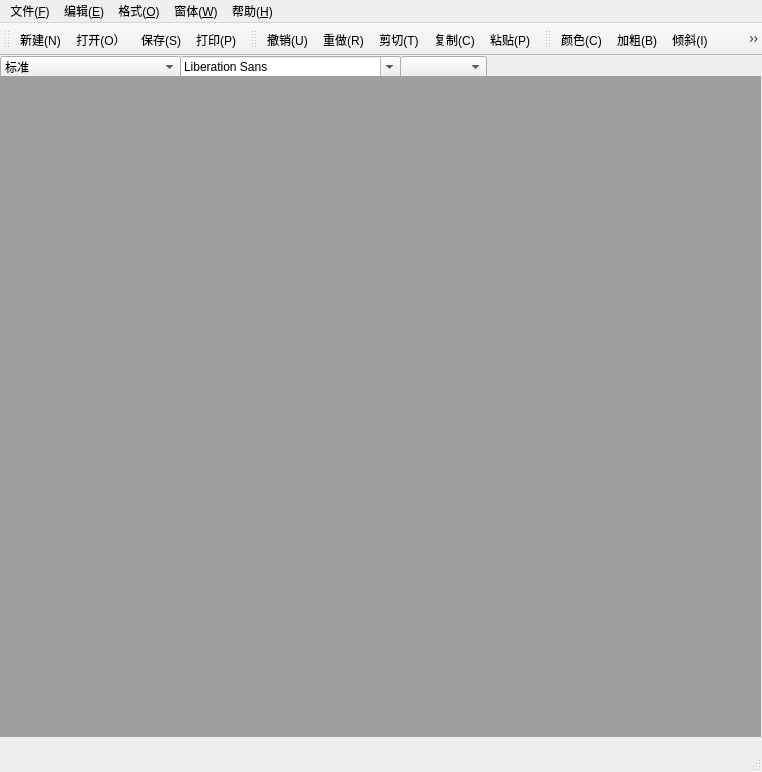
<?xml version="1.0" encoding="UTF-8"?>
<ui version="4.0">
 <class>MainWindow</class>
 <widget class="QMainWindow" name="MainWindow">
  <property name="geometry">
   <rect>
    <x>0</x>
    <y>0</y>
    <width>762</width>
    <height>772</height>
   </rect>
  </property>
  <property name="windowTitle">
   <string>我的WPS</string>
  </property>
  <widget class="QWidget" name="centralWidget">
   <widget class="QComboBox" name="comboBox">
    <property name="geometry">
     <rect>
      <x>0</x>
      <y>0</y>
      <width>181</width>
      <height>22</height>
     </rect>
    </property>
    <item>
     <property name="text">
      <string>标准</string>
     </property>
    </item>
    <item>
     <property name="text">
      <string>项目符号(●)</string>
     </property>
    </item>
    <item>
     <property name="text">
      <string>项目符号(○)</string>
     </property>
    </item>
    <item>
     <property name="text">
      <string>项目符号(■)</string>
     </property>
    </item>
    <item>
     <property name="text">
      <string>项目符号(1.2.3.)</string>
     </property>
    </item>
    <item>
     <property name="text">
      <string>项目符号(a.b.c.)</string>
     </property>
    </item>
    <item>
     <property name="text">
      <string>项目符号(A.B.C.)</string>
     </property>
    </item>
    <item>
     <property name="text">
      <string>项目符号(i.ii.iii.)</string>
     </property>
    </item>
    <item>
     <property name="text">
      <string>项目符号(I.II.III.)</string>
     </property>
    </item>
   </widget>
   <widget class="QFontComboBox" name="fontComboBox">
    <property name="geometry">
     <rect>
      <x>180</x>
      <y>0</y>
      <width>221</width>
      <height>22</height>
     </rect>
    </property>
   </widget>
   <widget class="QComboBox" name="sizeComboBox">
    <property name="geometry">
     <rect>
      <x>400</x>
      <y>0</y>
      <width>87</width>
      <height>22</height>
     </rect>
    </property>
   </widget>
   <widget class="QMdiArea" name="mdiArea">
    <property name="geometry">
     <rect>
      <x>0</x>
      <y>20</y>
      <width>761</width>
      <height>661</height>
     </rect>
    </property>
    <property name="toolTipDuration">
     <number>-5</number>
    </property>
   </widget>
  </widget>
  <widget class="QMenuBar" name="menuBar">
   <property name="geometry">
    <rect>
     <x>0</x>
     <y>0</y>
     <width>762</width>
     <height>21</height>
    </rect>
   </property>
   <widget class="QMenu" name="menu_F">
    <property name="title">
     <string>文件(&amp;F)</string>
    </property>
    <addaction name="newAction"/>
    <addaction name="openAction"/>
    <addaction name="saveAction"/>
    <addaction name="saveAsAction"/>
    <addaction name="printAction"/>
    <addaction name="printPreviewAction"/>
    <addaction name="exitAction"/>
   </widget>
   <widget class="QMenu" name="menu_E">
    <property name="title">
     <string>编辑(&amp;E)</string>
    </property>
    <addaction name="undoAction"/>
    <addaction name="redoAction"/>
    <addaction name="cutAction"/>
    <addaction name="copyAction"/>
    <addaction name="pasteAction"/>
   </widget>
   <widget class="QMenu" name="menu_O">
    <property name="title">
     <string>格式(&amp;O)</string>
    </property>
    <widget class="QMenu" name="menu_D">
     <property name="title">
      <string>字体(D)</string>
     </property>
     <addaction name="boldAction"/>
     <addaction name="italicAction"/>
     <addaction name="underlineAction"/>
    </widget>
    <widget class="QMenu" name="menu">
     <property name="title">
      <string>段落</string>
     </property>
     <addaction name="leftAlignAction"/>
     <addaction name="centerAction"/>
     <addaction name="rightAlignAction"/>
     <addaction name="justifyAction"/>
    </widget>
    <addaction name="menu_D"/>
    <addaction name="menu"/>
    <addaction name="colorAction"/>
   </widget>
   <widget class="QMenu" name="menu_W">
    <property name="title">
     <string>窗体(&amp;W)</string>
    </property>
    <addaction name="closeAction"/>
    <addaction name="closeAllAction"/>
    <addaction name="titleAction"/>
    <addaction name="cascadeAction"/>
    <addaction name="nextAction"/>
    <addaction name="previousAction"/>
   </widget>
   <widget class="QMenu" name="menu_H">
    <property name="title">
     <string>帮助(&amp;H)</string>
    </property>
    <addaction name="aboutAction"/>
   </widget>
   <addaction name="menu_F"/>
   <addaction name="menu_E"/>
   <addaction name="menu_O"/>
   <addaction name="menu_W"/>
   <addaction name="menu_H"/>
  </widget>
  <widget class="QToolBar" name="mainToolBar">
   <attribute name="toolBarArea">
    <enum>TopToolBarArea</enum>
   </attribute>
   <attribute name="toolBarBreak">
    <bool>false</bool>
   </attribute>
   <addaction name="newAction"/>
   <addaction name="openAction"/>
   <addaction name="saveAction"/>
   <addaction name="printAction"/>
  </widget>
  <widget class="QStatusBar" name="statusBar"/>
  <widget class="QToolBar" name="toolBar">
   <property name="windowTitle">
    <string>toolBar</string>
   </property>
   <attribute name="toolBarArea">
    <enum>TopToolBarArea</enum>
   </attribute>
   <attribute name="toolBarBreak">
    <bool>false</bool>
   </attribute>
   <addaction name="undoAction"/>
   <addaction name="redoAction"/>
   <addaction name="cutAction"/>
   <addaction name="copyAction"/>
   <addaction name="pasteAction"/>
  </widget>
  <widget class="QToolBar" name="toolBar_2">
   <property name="windowTitle">
    <string>toolBar_2</string>
   </property>
   <attribute name="toolBarArea">
    <enum>TopToolBarArea</enum>
   </attribute>
   <attribute name="toolBarBreak">
    <bool>false</bool>
   </attribute>
   <addaction name="colorAction"/>
   <addaction name="boldAction"/>
   <addaction name="italicAction"/>
   <addaction name="underlineAction"/>
   <addaction name="separator"/>
   <addaction name="leftAlignAction"/>
   <addaction name="centerAction"/>
   <addaction name="rightAlignAction"/>
   <addaction name="justifyAction"/>
  </widget>
  <action name="newAction">
   <property name="icon">
    <iconset resource="image.qrc">
     <normaloff>:/images/new.png</normaloff>:/images/new.png</iconset>
   </property>
   <property name="text">
    <string>新建(N)</string>
   </property>
   <property name="statusTip">
    <string>创建一个新文档</string>
   </property>
   <property name="shortcut">
    <string>Ctrl+N</string>
   </property>
  </action>
  <action name="openAction">
   <property name="icon">
    <iconset resource="image.qrc">
     <normaloff>:/images/fileopen.png</normaloff>:/images/fileopen.png</iconset>
   </property>
   <property name="text">
    <string>打开(O）</string>
   </property>
   <property name="statusTip">
    <string>打开一个已存在的文档</string>
   </property>
   <property name="shortcut">
    <string>Ctrl+O</string>
   </property>
  </action>
  <action name="saveAction">
   <property name="icon">
    <iconset resource="image.qrc">
     <normaloff>:/images/save.png</normaloff>:/images/save.png</iconset>
   </property>
   <property name="text">
    <string>保存(S)</string>
   </property>
   <property name="statusTip">
    <string>将当前的文档存盘</string>
   </property>
   <property name="shortcut">
    <string>Ctrl+S</string>
   </property>
  </action>
  <action name="saveAsAction">
   <property name="text">
    <string>另存为(A)...</string>
   </property>
   <property name="statusTip">
    <string>以一个新名字保存文档</string>
   </property>
  </action>
  <action name="printAction">
   <property name="icon">
    <iconset resource="image.qrc">
     <normaloff>:/images/print.png</normaloff>:/images/print.png</iconset>
   </property>
   <property name="text">
    <string>打印(P)...</string>
   </property>
   <property name="statusTip">
    <string>打印输出文档</string>
   </property>
   <property name="shortcut">
    <string>Ctrl+P</string>
   </property>
  </action>
  <action name="printPreviewAction">
   <property name="text">
    <string>打印预览...</string>
   </property>
   <property name="statusTip">
    <string>预览打印效果</string>
   </property>
  </action>
  <action name="exitAction">
   <property name="text">
    <string>退出</string>
   </property>
   <property name="statusTip">
    <string>退出应用程序</string>
   </property>
  </action>
  <action name="undoAction">
   <property name="icon">
    <iconset resource="image.qrc">
     <normaloff>:/images/undo.png</normaloff>:/images/undo.png</iconset>
   </property>
   <property name="text">
    <string>撤销(U)</string>
   </property>
   <property name="statusTip">
    <string>撤销当前的操作</string>
   </property>
   <property name="shortcut">
    <string>Ctrl+Z</string>
   </property>
  </action>
  <action name="redoAction">
   <property name="icon">
    <iconset resource="image.qrc">
     <normaloff>:/images/redo.png</normaloff>:/images/redo.png</iconset>
   </property>
   <property name="text">
    <string>重做(R)</string>
   </property>
   <property name="statusTip">
    <string>恢复之前的操作</string>
   </property>
   <property name="shortcut">
    <string>Ctrl+Y</string>
   </property>
  </action>
  <action name="cutAction">
   <property name="icon">
    <iconset resource="image.qrc">
     <normaloff>:/images/cut.png</normaloff>:/images/cut.png</iconset>
   </property>
   <property name="text">
    <string>剪切(T)</string>
   </property>
   <property name="statusTip">
    <string>从文档中裁剪所选的内容，并放入剪切板</string>
   </property>
   <property name="shortcut">
    <string>Ctrl+X</string>
   </property>
  </action>
  <action name="copyAction">
   <property name="icon">
    <iconset resource="image.qrc">
     <normaloff>:/images/copy.png</normaloff>:/images/copy.png</iconset>
   </property>
   <property name="text">
    <string>复制(C)</string>
   </property>
   <property name="statusTip">
    <string>复制所选的内容，并放入剪切板</string>
   </property>
   <property name="shortcut">
    <string>Ctrl+C</string>
   </property>
  </action>
  <action name="pasteAction">
   <property name="icon">
    <iconset resource="image.qrc">
     <normaloff>:/images/paste.png</normaloff>:/images/paste.png</iconset>
   </property>
   <property name="text">
    <string>粘贴(P)</string>
   </property>
   <property name="statusTip">
    <string>将剪切板的内容粘贴到文档</string>
   </property>
   <property name="shortcut">
    <string>Ctrl+V</string>
   </property>
  </action>
  <action name="colorAction">
   <property name="icon">
    <iconset resource="image.qrc">
     <normaloff>:/images/color.ico</normaloff>:/images/color.ico</iconset>
   </property>
   <property name="text">
    <string>颜色(C)...</string>
   </property>
   <property name="statusTip">
    <string>设置文字颜色</string>
   </property>
  </action>
  <action name="boldAction">
   <property name="checkable">
    <bool>true</bool>
   </property>
   <property name="icon">
    <iconset resource="image.qrc">
     <normaloff>:/images/bold.png</normaloff>:/images/bold.png</iconset>
   </property>
   <property name="text">
    <string>加粗(B)</string>
   </property>
   <property name="statusTip">
    <string>将所选文字加粗</string>
   </property>
   <property name="shortcut">
    <string>Ctrl+B</string>
   </property>
  </action>
  <action name="italicAction">
   <property name="checkable">
    <bool>true</bool>
   </property>
   <property name="icon">
    <iconset resource="image.qrc">
     <normaloff>:/images/italic.png</normaloff>:/images/italic.png</iconset>
   </property>
   <property name="text">
    <string>倾斜(I)</string>
   </property>
   <property name="statusTip">
    <string>将所选文字用斜体显示</string>
   </property>
   <property name="shortcut">
    <string>Ctrl+I</string>
   </property>
  </action>
  <action name="underlineAction">
   <property name="checkable">
    <bool>true</bool>
   </property>
   <property name="icon">
    <iconset resource="image.qrc">
     <normaloff>:/images/under.png</normaloff>:/images/under.png</iconset>
   </property>
   <property name="text">
    <string>下划线(U)</string>
   </property>
   <property name="statusTip">
    <string>将所选文字加下划线</string>
   </property>
   <property name="shortcut">
    <string>Ctrl+U</string>
   </property>
  </action>
  <action name="leftAlignAction">
   <property name="icon">
    <iconset resource="image.qrc">
     <normaloff>:/images/left.png</normaloff>:/images/left.png</iconset>
   </property>
   <property name="text">
    <string>左对齐(L)</string>
   </property>
   <property name="statusTip">
    <string>将文字左对齐</string>
   </property>
   <property name="shortcut">
    <string>Ctrl+L</string>
   </property>
  </action>
  <action name="centerAction">
   <property name="icon">
    <iconset resource="image.qrc">
     <normaloff>:/images/center.png</normaloff>:/images/center.png</iconset>
   </property>
   <property name="text">
    <string>居中(C)</string>
   </property>
   <property name="statusTip">
    <string>将所选文字居中</string>
   </property>
   <property name="shortcut">
    <string>Ctrl+E</string>
   </property>
  </action>
  <action name="rightAlignAction">
   <property name="icon">
    <iconset resource="image.qrc">
     <normaloff>:/images/right.png</normaloff>:/images/right.png</iconset>
   </property>
   <property name="text">
    <string>右对齐(R)</string>
   </property>
   <property name="statusTip">
    <string>将所选文字右对齐</string>
   </property>
   <property name="shortcut">
    <string>Ctrl+R</string>
   </property>
  </action>
  <action name="justifyAction">
   <property name="icon">
    <iconset resource="image.qrc">
     <normaloff>:/images/justify.png</normaloff>:/images/justify.png</iconset>
   </property>
   <property name="text">
    <string>两端对齐(J)</string>
   </property>
   <property name="statusTip">
    <string>将所选文字左右两端同时对齐，并根据需要调整间距</string>
   </property>
   <property name="shortcut">
    <string>Ctrl+J</string>
   </property>
  </action>
  <action name="closeAction">
   <property name="text">
    <string>关闭(O)</string>
   </property>
   <property name="statusTip">
    <string>关闭活动子窗口</string>
   </property>
  </action>
  <action name="closeAllAction">
   <property name="text">
    <string>关闭所有(A)</string>
   </property>
   <property name="statusTip">
    <string>关闭所有子窗口</string>
   </property>
  </action>
  <action name="titleAction">
   <property name="text">
    <string>平铺(T)</string>
   </property>
   <property name="statusTip">
    <string>平铺子窗口</string>
   </property>
  </action>
  <action name="cascadeAction">
   <property name="text">
    <string>层叠(C)</string>
   </property>
   <property name="statusTip">
    <string>层叠子窗口</string>
   </property>
  </action>
  <action name="nextAction">
   <property name="text">
    <string>下一个(X)</string>
   </property>
   <property name="statusTip">
    <string>移动焦点到下一个子窗口</string>
   </property>
   <property name="shortcut">
    <string>Ctrl+Tab</string>
   </property>
  </action>
  <action name="previousAction">
   <property name="text">
    <string>前一个(V)</string>
   </property>
   <property name="statusTip">
    <string>移动焦点到前一个子窗口</string>
   </property>
   <property name="shortcut">
    <string>Ctrl+Shift+Tab</string>
   </property>
  </action>
  <action name="aboutAction">
   <property name="text">
    <string>关于(A)</string>
   </property>
   <property name="statusTip">
    <string>关于我的WPS v1.0的内容</string>
   </property>
  </action>
 </widget>
 <layoutdefault spacing="6" margin="11"/>
 <resources>
  <include location="image.qrc"/>
 </resources>
 <connections/>
</ui>
